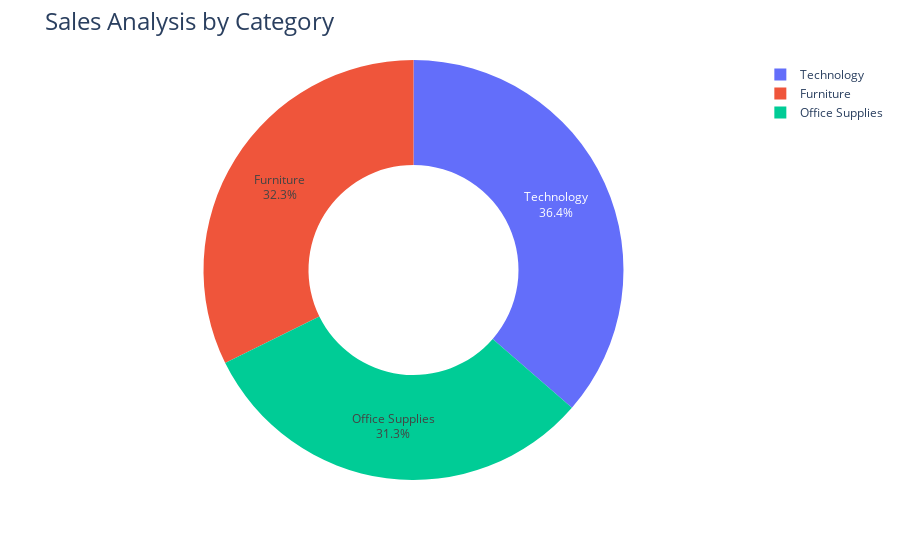

Here is the notebook cell this chart was saved with:
### Markdown cell above
# Sales by Category Analysis

### Code cell
sales_by_cat= data.groupby(['Category'])['Sales'].sum().reset_index()
fig=px.pie(sales_by_cat,
           values='Sales', 
           names='Category',
           hole=0.5
           )
fig.update_traces(textposition='inside',textinfo='percent+label')
fig.update_layout(title_text='Sales Analysis by Category',title_font=dict(size=24))
fig.show()

### Figure 1 — Plotly figure (JSON) as saved in the notebook; plotly's stock layout.template omitted (floating-point values rounded to 4 significant figures)
{"data": [{"domain": {"x": [0, 1], "y": [0, 1]}, "hole": 0.5, "hovertemplate": "Category=%{label}<br>Sales=%{value}<extra></extra>", "labels": ["Furniture", "Office Supplies", "Technology"], "legendgroup": "", "name": "", "showlegend": true, "textinfo": "percent+label", "textposition": "inside", "type": "pie", "values": [742000.0, 719000.0, 836200.0]}], "layout": {"autosize": true, "legend": {"tracegroupgap": 0}, "margin": {"t": 60}, "title": {"font": {"size": 24}, "text": "Sales Analysis by Category"}}}
